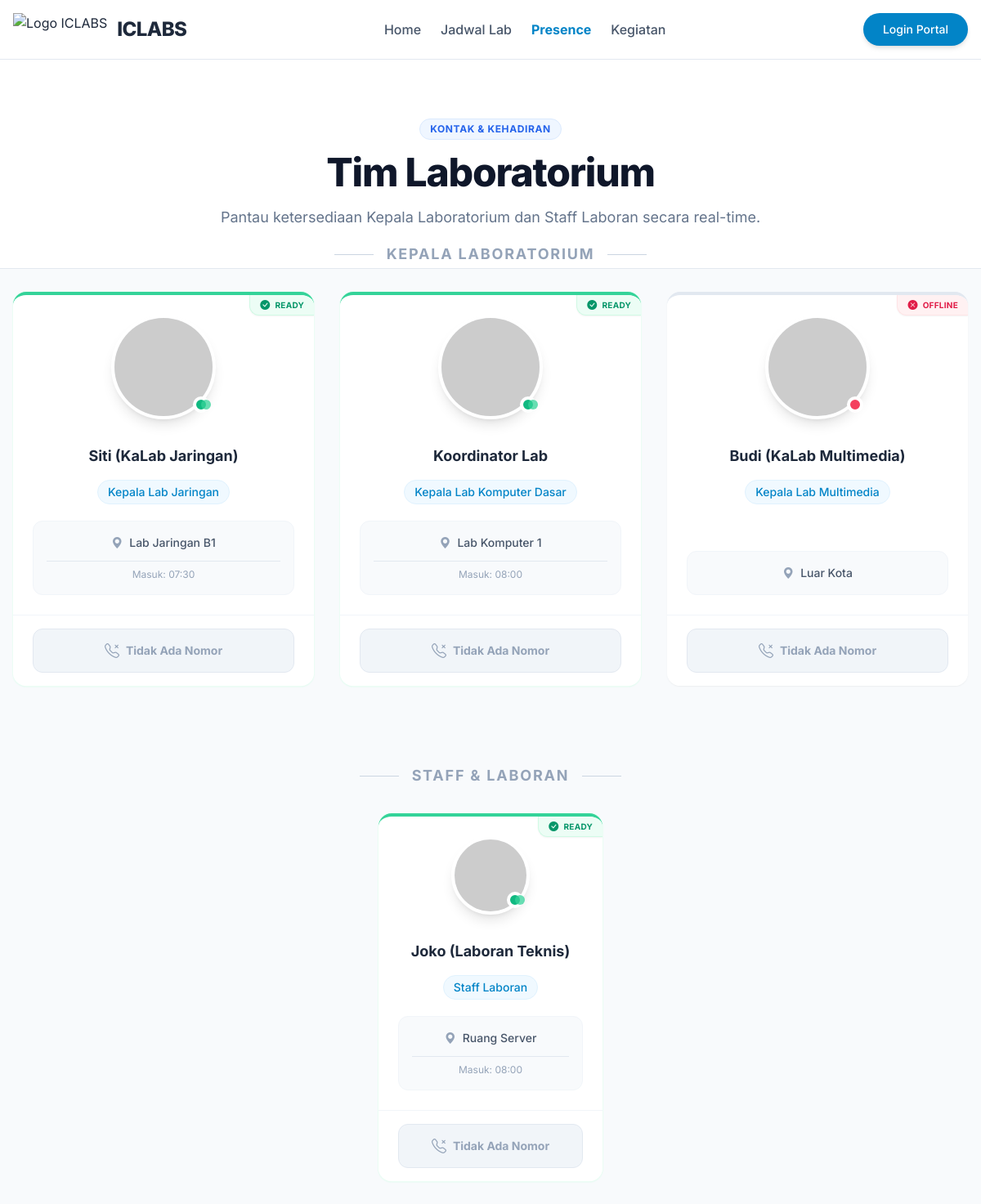
Screenshot of /public/presence with the database file from the repository.
### tables this page shows
CREATE TABLE `head_laboran` (
  `id` int(11) NOT NULL AUTO_INCREMENT,
  `user_id` int(11) NOT NULL,
  `phone` varchar(20) DEFAULT NULL,
  `position` varchar(100) DEFAULT 'Laboran',
  `photo` varchar(255) DEFAULT NULL,
  `status` enum('active','inactive') DEFAULT 'active',
  `location` varchar(100) DEFAULT NULL,
  `return_time` datetime DEFAULT NULL,
  `notes` text DEFAULT NULL,
  `time_in` time DEFAULT NULL,
  `created_at` timestamp NOT NULL DEFAULT current_timestamp(),
  PRIMARY KEY (`id`),
  UNIQUE KEY `user_id` (`user_id`),
  CONSTRAINT `head_laboran_ibfk_1` FOREIGN KEY (`user_id`) REFERENCES `users` (`id`) ON DELETE CASCADE
);

CREATE TABLE `users` (
  `id` int(11) NOT NULL AUTO_INCREMENT,
  `name` varchar(100) NOT NULL,
  `email` varchar(100) NOT NULL,
  `phone` varchar(20) DEFAULT NULL,
  `password` varchar(255) NOT NULL,
  `role_id` int(11) NOT NULL,
  `status` enum('active','inactive') DEFAULT 'active',
  `created_at` timestamp NOT NULL DEFAULT current_timestamp(),
  PRIMARY KEY (`id`),
  UNIQUE KEY `email` (`email`),
  KEY `idx_users_email` (`email`),
  KEY `idx_users_role` (`role_id`),
  CONSTRAINT `users_ibfk_1` FOREIGN KEY (`role_id`) REFERENCES `roles` (`id`)
);

### app/controllers/LandingController.php (called while the page is built, shortened)
<?php
class LandingController extends Controller
{
    public function presence()
    {
        $this->view('landing/presence', ['presenceList' => $this->model('HeadLaboranModel')->getAllPresence()]);
    }
}

### app/core/Router.php (called while the page is built, shortened)
<?php
class Router {
    private $routes = [];
    private $params = [];
    private function addRoute($method, $uri, $controller) {
        $this->routes[] = [
            'method' => $method,
            'uri' => $uri,
            'controller' => $controller
        ];
    }
    public function dispatch() {
        $requestMethod = $_SERVER['REQUEST_METHOD'];
        $requestUri = $this->getRequestUri();
        foreach ($this->routes as $route) {
            if ($route['method'] !== $requestMethod) {
                continue;
            }
            if ($this->matchRoute($route['uri'], $requestUri)) {
                return $this->callController($route['controller']);
            }
        }
    }
    private function getRequestUri() {
        $uri = $_GET['url'] ?? '/';
        $uri = '/' . trim($uri, '/');
        return $uri;
    }
    private function matchRoute($pattern, $uri) {
        $pattern = preg_replace('/\/:([^\/]+)/', '/(?P<$1>[^/]+)', $pattern);
        $pattern = '#^' . $pattern . '$#';
        if (preg_match($pattern, $uri, $matches)) {
            $this->params = array_filter($matches, 'is_string', ARRAY_FILTER_USE_KEY);
            return true;
        }
        return false;
    }
    private function callController($controllerString) {
        list($controllerName, $method) = explode('@', $controllerString);
        $controller = new $controllerName();
        call_user_func_array([$controller, $method], $this->params);
    }
}

### public/index.php (called while the page is built, shortened)
<?php
require_once APP_PATH . '/core/Router.php';
require_once APP_PATH . '/core/Model.php';
require_once APP_PATH . '/config/database.php';
require_once APP_PATH . '/helpers/functions.php';
$router = new Router();
$router->dispatch();

### app/core/Model.php (called while the page is built, shortened)
<?php
class Model {
    protected $db;
    public function __construct() {
        $this->db = getDBConnection();
    }
    public function query($sql, $params = []) {
        $stmt = $this->db->prepare($sql);
        $stmt->execute($params);
        return $stmt->fetchAll();
    }
}

### app/config/database.php (called while the page is built, shortened)
<?php
function getDBConnection()
{
    static $pdo = null;
    if ($pdo === null) {
        try {
            $dsn = "mysql:host=" . DB_HOST . ";port=" . DB_PORT . ";dbname=" . DB_NAME . ";charset=" . DB_CHARSET;
            $options = [
                PDO::ATTR_ERRMODE            => PDO::ERRMODE_EXCEPTION,
                PDO::ATTR_DEFAULT_FETCH_MODE => PDO::FETCH_ASSOC,
                PDO::ATTR_EMULATE_PREPARES   => false,
            ];
            $pdo = new PDO($dsn, DB_USER, DB_PASS, $options);
        } catch (PDOException $e) {
            die("Database connection failed: " . $e->getMessage());
        }
    }
    return $pdo;
}

### app/models/HeadLaboranModel.php (called while the page is built, shortened)
<?php
class HeadLaboranModel extends Model
{
    public function getAllPresence()
    {
        $sql = "SELECT h.*, u.name, u.email
                FROM head_laboran h
                JOIN users u ON h.user_id = u.id
                ORDER BY
                    CASE WHEN h.status = 'active' THEN 1 ELSE 2 END, -- Yang hadir di atas
                    h.position ASC";
        return $this->query($sql);
    }
}

### app/helpers/functions.php (called while the page is built, shortened)
<?php
function e($string) {
    return htmlspecialchars($string, ENT_QUOTES, 'UTF-8');
}

### app/views/landing/presence.php (the view, shortened to what this page needs)
<?php
$leaders = [];
$staff = [];
function formatWaNumber($phone)
{
    if (empty($phone)) return null;
    $phone = preg_replace('/[^0-9]/', '', $phone);
    return $phone;
}
if (!empty($presenceList)) {
    foreach ($presenceList as $person) {
        if (stripos($person['position'], 'Kepala') !== false) {
            $leaders[] = $person;
        } else {
            $staff[] = $person;
        }
    }
}
?>
<?php include APP_PATH . '/views/layouts/header.php'; ?>
<?php include APP_PATH . '/views/layouts/navbar.php'; ?>
<div class="bg-slate-50 min-h-screen pb-20">
    <div class="bg-white border-b border-slate-200 pt-16 pb-12">
        <div class="max-w-7xl mx-auto px-4 text-center">
            <span
                class="inline-block py-1 px-3 rounded-full bg-blue-50 text-blue-600 text-xs font-bold uppercase tracking-wider mb-4 border border-blue-100">
                Kontak & Kehadiran
            </span>
            <h1 class="text-4xl md:text-5xl font-extrabold text-slate-900 mb-4 tracking-tight">
                Tim Laboratorium
            </h1>
            <p class="text-lg text-slate-500 max-w-2xl mx-auto leading-relaxed">
                Pantau ketersediaan Kepala Laboratorium dan Staff Laboran secara real-time.
            </p>
        </div>
    </div>
    <div class="max-w-7xl mx-auto px-4 -mt-8">
        <div class="mb-16">
            <div class="flex items-center justify-center mb-8">
                <span class="h-px w-12 bg-slate-300"></span>
                <h2 class="px-4 text-lg font-bold text-slate-400 uppercase tracking-widest text-center">Kepala Laboratorium</h2>
                <span class="h-px w-12 bg-slate-300"></span>
            </div>
            <div class="flex flex-wrap justify-center -mx-4">
                <?php if (!empty($leaders)): ?>
                    <?php foreach ($leaders as $person): ?>
                        <div class="w-full md:w-1/2 lg:w-1/3 px-4 mb-8">
                            <?php renderPresenceCard($person, true); ?>
                        </div>
                    <?php endforeach; ?>
                <?php else: ?>
                    <div class="w-full text-center text-slate-400 italic py-10">Data Kepala Lab belum diinput oleh Admin.</div>
                <?php endif; ?>
            </div>
        </div>
        <div>
            <div class="flex items-center justify-center mb-8">
                <span class="h-px w-12 bg-slate-300"></span>
                <h2 class="px-4 text-lg font-bold text-slate-400 uppercase tracking-widest text-center">Staff & Laboran</h2>
                <span class="h-px w-12 bg-slate-300"></span>
            </div>
            <div class="flex flex-wrap justify-center -mx-3">
                <?php if (!empty($staff)): ?>
                    <?php foreach ($staff as $person): ?>
                        <div class="w-full md:w-1/2 lg:w-1/4 px-3 mb-6">
                        </div>
                    <?php endforeach; ?>
                <?php else: ?>
                    <div class="w-full text-center text-slate-400 italic py-10">Data Staff belum diinput oleh Admin.</div>
                <?php endif; ?>
            </div>
        </div>
    </div>
</div>
<?php
function renderPresenceCard($person, $isLeader)
{
    $isAvailable = ($person['status'] === 'active');
    $statusColor = $isAvailable ? 'emerald' : 'rose';
    $cardBorder = $isAvailable ? 'border-emerald-400 shadow-emerald-100 ring-1 ring-emerald-50' : 'border-slate-200';
    $statusText = $isAvailable ? 'READY' : 'OFFLINE';
    $statusIcon = $isAvailable ? 'bi-check-circle-fill' : 'bi-x-circle-fill';
    $phone = formatWaNumber($person['phone']);
    $hasPhone = !empty($phone);
    $waLink = $hasPhone
        ? "https://wa.me/" . $phone . "?text=" . urlencode("Assalamu'alaikum " . $person['name'] . ", saya ingin bertanya perihal Laboratorium.")
        : "#";
    $avatarSize = $isLeader ? 'w-32 h-32 text-5xl' : 'w-24 h-24 text-3xl';
?>
<div class="h-full group bg-white rounded-2xl border-t-4 <?= $cardBorder ?> shadow-sm hover:shadow-xl hover:-translate-y-1 transition-all duration-300 overflow-hidden flex flex-col items-center relative">
    <div class="absolute top-0 right-0 z-10">
        <div class="bg-<?= $statusColor ?>-50 text-<?= $statusColor ?>-600 text-[10px] font-bold px-3 py-1 rounded-bl-xl border-l border-b border-<?= $statusColor ?>-100 uppercase tracking-wide flex items-center shadow-sm">
            <i class="bi <?= $statusIcon ?> mr-1.5 text-xs"></i> <?= $statusText ?>
        </div>
    </div>
    <div class="p-6 w-full text-center flex flex-col items-center flex-1">
        <div class="<?= $avatarSize ?> rounded-full bg-slate-50 border-4 border-white shadow-lg flex items-center justify-center text-slate-300 font-bold mb-5 group-hover:scale-105 transition-transform duration-300 relative">
            <?php if (!empty($person['photo'])): ?>
            <img src="<?= e($person['photo']) ?>" alt="<?= e($person['name']) ?>"
                class="w-full h-full rounded-full object-cover">
            <?php else: ?>
            <img src="https://ui-avatars.com/api/?name=<?= urlencode($person['name']) ?>&background=random&color=fff"
                class="w-full h-full rounded-full object-cover">
            <?php endif; ?>
            <div class="absolute bottom-1 right-1 w-5 h-5 bg-<?= $statusColor ?>-500 border-4 border-white rounded-full">
                <?php if ($isAvailable): ?><span class="animate-ping absolute inline-flex h-full w-full rounded-full bg-emerald-400 opacity-75"></span><?php endif; ?>
            </div>
        </div>
        <h3 class="text-lg font-bold text-slate-800 mb-1 leading-tight px-2 min-h-[50px] flex items-center justify-center line-clamp-2">
            <?= e($person['name']) ?>
        </h3>
        <p class="text-sm font-medium text-sky-600 mb-5 bg-sky-50 px-3 py-1 rounded-full inline-block border border-sky-100">
            <?= e($person['position']) ?>
        </p>
        <div class="w-full space-y-3 text-left bg-slate-50 p-4 rounded-xl border border-slate-100 text-sm mt-auto">
            <div class="flex items-center justify-center text-center gap-2 text-slate-600 font-medium">
                <i class="bi bi-geo-alt-fill text-slate-400"></i>
                <?= e($person['location'] ?? '-') ?>
            </div>
            <?php if ($isAvailable): ?>
            <div class="text-center text-xs text-slate-400 pt-2 border-t border-slate-200">
                Masuk: <?= !empty($person['time_in']) ? date('H:i', strtotime($person['time_in'])) : '-' ?>
            </div>
            <?php endif; ?>
        </div>
    </div>
    <div class="w-full bg-white px-6 py-4 border-t border-slate-100 mt-auto">
        <?php if ($hasPhone): ?>
        <a href="<?= $waLink ?>" target="_blank"
            class="w-full flex items-center justify-center gap-2 text-white bg-emerald-500 hover:bg-emerald-600 border border-transparent shadow-lg shadow-emerald-500/30 font-bold rounded-xl text-sm px-4 py-3 transition-all duration-300 transform hover:scale-[1.02]">
            <i class="bi bi-whatsapp text-lg"></i> Hubungi via WhatsApp
        </a>
        <?php else: ?>
        <button disabled
            class="w-full flex items-center justify-center gap-2 text-slate-400 bg-slate-100 border border-slate-200 font-bold rounded-xl text-sm px-4 py-3 cursor-not-allowed">
            <i class="bi bi-telephone-x text-lg"></i> Tidak Ada Nomor
        </button>
        <?php endif; ?>
    </div>
</div>
<?php
}
?>

### public/assets/css/style.css (style rules this page uses)
:root { --primary-color: #2563eb; --secondary-color: #475569; --success-color: #10b981; --danger-color: #ef4444; --warning-color: #f59e0b; --light-bg: #f8fafc; --dark-text: #1e293b; --border-color: #e2e8f0; }
* { margin: 0; padding: 0; box-sizing: border-box; }
body { font-family: 'Segoe UI', Tahoma, Geneva, Verdana, sans-serif; background-color: var(--light-bg); color: var(--dark-text); line-height: 1.6; }
.text-center { text-align: center; }
.mb-4 { margin-bottom: 2rem; }

### app/views/layouts/header.php (style rules this page uses)
body { font-family: 'Inter', sans-serif; }

### rows the page displays
head_laboran: status "READY", user.name "Siti (KaLab Jaringan)", position "Kepala Lab Jaringan", location "Lab Jaringan B1", time_in "07:30"
head_laboran: status "READY", user.name "Koordinator Lab", position "Kepala Lab Komputer Dasar", location "Lab Komputer 1", time_in "08:00"
head_laboran: status "OFFLINE", user.name "Budi (KaLab Multimedia)", position "Kepala Lab Multimedia", location "Luar Kota"
head_laboran: status "READY", user.name "Joko (Laboran Teknis)", position "Staff Laboran", location "Ruang Server", time_in "08:00"
